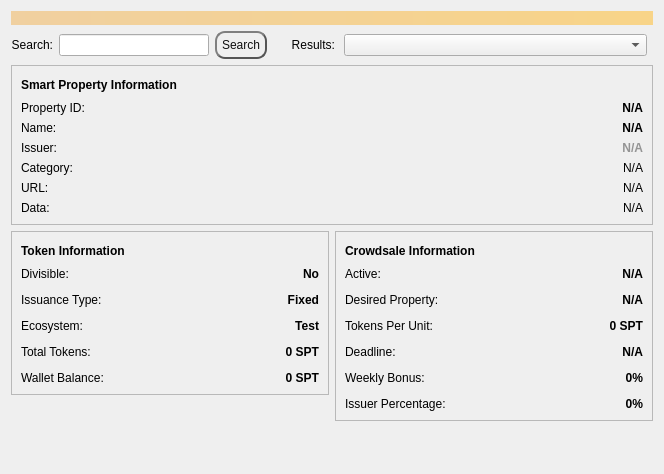
<?xml version="1.0" encoding="UTF-8"?>
<ui version="4.0">
 <class>LookupSPDialog</class>
 <widget class="QWidget" name="LookupSPDialog">
  <property name="geometry">
   <rect>
    <x>0</x>
    <y>0</y>
    <width>664</width>
    <height>474</height>
   </rect>
  </property>
  <property name="windowTitle">
   <string>Form</string>
  </property>
  <layout class="QVBoxLayout" name="topLayout">
   <item>
    <widget class="QLabel" name="labelAlerts">
     <property name="visible">
      <bool>false</bool>
     </property>
     <property name="styleSheet">
      <string notr="true">background-color: qlineargradient(x1: 0, y1: 0, x2: 1, y2: 0, stop:0 #F0D0A0, stop:1 #F8D488); color:#000000;</string>
     </property>
     <property name="wordWrap">
      <bool>true</bool>
     </property>
     <property name="margin">
      <number>3</number>
     </property>
    </widget>
   </item>
   <item>
    <layout class="QHBoxLayout" name="horizontalLayout_12">
     <property name="topMargin">
      <number>0</number>
     </property>
     <item>
      <widget class="QLabel" name="searchLabel">
       <property name="enabled">
        <bool>true</bool>
       </property>
       <property name="minimumSize">
        <size>
         <width>0</width>
         <height>0</height>
        </size>
       </property>
       <property name="text">
        <string>Search:</string>
       </property>
       <property name="alignment">
        <set>Qt::AlignRight|Qt::AlignTrailing|Qt::AlignVCenter</set>
       </property>
       <property name="margin">
        <number>8</number>
       </property>
      </widget>
     </item>
     <item>
      <widget class="QLineEdit" name="searchLineEdit">
       <property name="sizePolicy">
        <sizepolicy hsizetype="Fixed" vsizetype="Fixed">
         <horstretch>0</horstretch>
         <verstretch>0</verstretch>
        </sizepolicy>
       </property>
       <property name="minimumSize">
        <size>
         <width>150</width>
         <height>0</height>
        </size>
       </property>
      </widget>
     </item>
     <item>
      <widget class="QPushButton" name="searchButton">
       <property name="styleSheet">
        <string notr="true">QPushButton {
color: #0F0F0F;
border: 2px solid #555;
border-radius: 10px;
border-style: outset;
background: qradialgradient(
cx: 0.3, cy: -0.4, fx: 0.3, fy: -0.4,
radius: 1.35, stop: 0 #d1d5db, stop: 1 #d1d5db
);
padding: 5px;
}

QPushButton:hover {
background: qradialgradient(
cx: 0.3, cy: -0.4, fx: 0.3, fy: -0.4,
radius: 1.35, stop: 0 #d1d5db, stop: 1 #d1d5db
);
}</string>
       </property>
       <property name="text">
        <string>Search</string>
       </property>
      </widget>
     </item>
     <item>
      <widget class="QLabel" name="matchingLabel">
       <property name="minimumSize">
        <size>
         <width>0</width>
         <height>0</height>
        </size>
       </property>
       <property name="styleSheet">
        <string notr="true">padding-left:15px;</string>
       </property>
       <property name="text">
        <string>Results:</string>
       </property>
       <property name="alignment">
        <set>Qt::AlignRight|Qt::AlignTrailing|Qt::AlignVCenter</set>
       </property>
       <property name="margin">
        <number>0</number>
       </property>
      </widget>
     </item>
     <item>
      <widget class="QComboBox" name="matchingComboBox">
       <property name="sizePolicy">
        <sizepolicy hsizetype="Expanding" vsizetype="Fixed">
         <horstretch>0</horstretch>
         <verstretch>0</verstretch>
        </sizepolicy>
       </property>
      </widget>
     </item>
     <item>
      <spacer name="horizontalSpacer_3">
       <property name="orientation">
        <enum>Qt::Horizontal</enum>
       </property>
       <property name="sizeType">
        <enum>QSizePolicy::Fixed</enum>
       </property>
       <property name="sizeHint" stdset="0">
        <size>
         <width>6</width>
         <height>20</height>
        </size>
       </property>
      </spacer>
     </item>
    </layout>
   </item>
   <item>
    <layout class="QVBoxLayout" name="verticalLayout_5">
     <property name="topMargin">
      <number>0</number>
     </property>
     <item>
      <widget class="QFrame" name="topFrame">
       <property name="frameShape">
        <enum>QFrame::StyledPanel</enum>
       </property>
       <property name="frameShadow">
        <enum>QFrame::Raised</enum>
       </property>
       <layout class="QVBoxLayout" name="verticalLayout_7">
        <item>
         <layout class="QHBoxLayout" name="horizontalLayout_7">
          <item>
           <layout class="QHBoxLayout" name="horizontalLayout_9">
            <item>
             <widget class="QLabel" name="spInfo">
              <property name="font">
               <font>
                <bold>true</bold>
               </font>
              </property>
              <property name="text">
               <string>Smart Property Information</string>
              </property>
             </widget>
            </item>
           </layout>
          </item>
          <item>
           <spacer name="horizontalSpacer_6">
            <property name="orientation">
             <enum>Qt::Horizontal</enum>
            </property>
            <property name="sizeHint" stdset="0">
             <size>
              <width>40</width>
              <height>20</height>
             </size>
            </property>
           </spacer>
          </item>
         </layout>
        </item>
        <item>
         <layout class="QFormLayout" name="spInfoLayout">
          <property name="fieldGrowthPolicy">
           <enum>QFormLayout::AllNonFixedFieldsGrow</enum>
          </property>
          <property name="topMargin">
           <number>0</number>
          </property>
          <item row="0" column="0">
           <widget class="QLabel" name="propertyid">
            <property name="text">
             <string>Property ID:</string>
            </property>
           </widget>
          </item>
          <item row="0" column="1">
           <widget class="QLabel" name="propertyIDLabel">
            <property name="font">
             <font>
              <bold>true</bold>
             </font>
            </property>
            <property name="styleSheet">
             <string notr="true"/>
            </property>
            <property name="text">
             <string>N/A</string>
            </property>
            <property name="alignment">
             <set>Qt::AlignRight|Qt::AlignTrailing|Qt::AlignVCenter</set>
            </property>
           </widget>
          </item>
          <item row="1" column="0">
           <widget class="QLabel" name="name">
            <property name="text">
             <string>Name:</string>
            </property>
           </widget>
          </item>
          <item row="1" column="1">
           <widget class="QLabel" name="nameLabel">
            <property name="font">
             <font>
              <bold>true</bold>
             </font>
            </property>
            <property name="styleSheet">
             <string notr="true"/>
            </property>
            <property name="text">
             <string>N/A</string>
            </property>
            <property name="alignment">
             <set>Qt::AlignRight|Qt::AlignTrailing|Qt::AlignVCenter</set>
            </property>
           </widget>
          </item>
          <item row="2" column="0">
           <widget class="QLabel" name="issuer">
            <property name="text">
             <string>Issuer:</string>
            </property>
           </widget>
          </item>
          <item row="2" column="1">
           <widget class="QLabel" name="issuerLabel">
            <property name="sizePolicy">
             <sizepolicy hsizetype="Preferred" vsizetype="Preferred">
              <horstretch>0</horstretch>
              <verstretch>0</verstretch>
             </sizepolicy>
            </property>
            <property name="font">
             <font>
              <bold>true</bold>
             </font>
            </property>
            <property name="styleSheet">
             <string notr="true">color:rgb(148, 148, 148)</string>
            </property>
            <property name="text">
             <string>N/A</string>
            </property>
            <property name="alignment">
             <set>Qt::AlignRight|Qt::AlignTrailing|Qt::AlignVCenter</set>
            </property>
            <property name="margin">
             <number>0</number>
            </property>
            <property name="indent">
             <number>-1</number>
            </property>
           </widget>
          </item>
          <item row="3" column="0">
           <widget class="QLabel" name="category">
            <property name="text">
             <string>Category:</string>
            </property>
           </widget>
          </item>
          <item row="3" column="1">
           <widget class="QLabel" name="categoryLabel">
            <property name="font">
             <font>
              <bold>false</bold>
             </font>
            </property>
            <property name="styleSheet">
             <string notr="true"/>
            </property>
            <property name="text">
             <string>N/A</string>
            </property>
            <property name="alignment">
             <set>Qt::AlignRight|Qt::AlignTrailing|Qt::AlignVCenter</set>
            </property>
           </widget>
          </item>
          <item row="4" column="0">
           <widget class="QLabel" name="url">
            <property name="text">
             <string>URL:</string>
            </property>
           </widget>
          </item>
          <item row="4" column="1">
           <widget class="QLabel" name="urlLabel">
            <property name="font">
             <font>
              <bold>false</bold>
             </font>
            </property>
            <property name="styleSheet">
             <string notr="true"/>
            </property>
            <property name="text">
             <string>N/A</string>
            </property>
            <property name="alignment">
             <set>Qt::AlignRight|Qt::AlignTrailing|Qt::AlignVCenter</set>
            </property>
           </widget>
          </item>
          <item row="5" column="0">
           <widget class="QLabel" name="data">
            <property name="text">
             <string>Data:</string>
            </property>
           </widget>
          </item>
          <item row="5" column="1">
           <widget class="QLabel" name="dataLabel">
            <property name="font">
             <font>
              <bold>false</bold>
             </font>
            </property>
            <property name="styleSheet">
             <string notr="true"/>
            </property>
            <property name="text">
             <string>N/A</string>
            </property>
            <property name="alignment">
             <set>Qt::AlignRight|Qt::AlignTrailing|Qt::AlignVCenter</set>
            </property>
           </widget>
          </item>
         </layout>
        </item>
       </layout>
      </widget>
     </item>
    </layout>
   </item>
   <item>
    <layout class="QHBoxLayout" name="horizontalLayout" stretch="1,1">
     <item>
      <layout class="QVBoxLayout" name="verticalLayout_2">
       <item>
        <widget class="QFrame" name="leftFrame">
         <property name="frameShape">
          <enum>QFrame::StyledPanel</enum>
         </property>
         <property name="frameShadow">
          <enum>QFrame::Raised</enum>
         </property>
         <layout class="QVBoxLayout" name="verticalLayout_4">
          <item>
           <layout class="QVBoxLayout" name="verticalLayout_6">
            <property name="topMargin">
             <number>0</number>
            </property>
            <item>
             <layout class="QHBoxLayout" name="tokenHLayout">
              <item>
               <widget class="QLabel" name="tokenInfo">
                <property name="text">
                 <string>&lt;b&gt;Token Information&lt;/b&gt;</string>
                </property>
               </widget>
              </item>
              <item>
               <spacer name="horizontalSpacer">
                <property name="orientation">
                 <enum>Qt::Horizontal</enum>
                </property>
                <property name="sizeHint" stdset="0">
                 <size>
                  <width>40</width>
                  <height>20</height>
                 </size>
                </property>
               </spacer>
              </item>
             </layout>
            </item>
            <item>
             <layout class="QFormLayout" name="tokenForm">
              <property name="fieldGrowthPolicy">
               <enum>QFormLayout::AllNonFixedFieldsGrow</enum>
              </property>
              <property name="verticalSpacing">
               <number>12</number>
              </property>
              <item row="1" column="1">
               <widget class="QLabel" name="issuanceTypeLabel">
                <property name="font">
                 <font>
                  <bold>true</bold>
                 </font>
                </property>
                <property name="text">
                 <string>Fixed</string>
                </property>
                <property name="alignment">
                 <set>Qt::AlignRight|Qt::AlignTrailing|Qt::AlignVCenter</set>
                </property>
               </widget>
              </item>
              <item row="2" column="1">
               <widget class="QLabel" name="ecosystemLabel">
                <property name="font">
                 <font>
                  <bold>true</bold>
                 </font>
                </property>
                <property name="text">
                 <string>Test</string>
                </property>
                <property name="alignment">
                 <set>Qt::AlignRight|Qt::AlignTrailing|Qt::AlignVCenter</set>
                </property>
               </widget>
              </item>
              <item row="3" column="1">
               <widget class="QLabel" name="totalTokensLabel">
                <property name="font">
                 <font>
                  <bold>true</bold>
                 </font>
                </property>
                <property name="layoutDirection">
                 <enum>Qt::LeftToRight</enum>
                </property>
                <property name="text">
                 <string>0 SPT</string>
                </property>
                <property name="alignment">
                 <set>Qt::AlignRight|Qt::AlignTrailing|Qt::AlignVCenter</set>
                </property>
               </widget>
              </item>
              <item row="0" column="1">
               <widget class="QLabel" name="divisibleLabel">
                <property name="font">
                 <font>
                  <bold>true</bold>
                 </font>
                </property>
                <property name="text">
                 <string>No</string>
                </property>
                <property name="alignment">
                 <set>Qt::AlignRight|Qt::AlignTrailing|Qt::AlignVCenter</set>
                </property>
               </widget>
              </item>
              <item row="0" column="0">
               <widget class="QLabel" name="divisible">
                <property name="text">
                 <string>Divisible:</string>
                </property>
               </widget>
              </item>
              <item row="1" column="0">
               <widget class="QLabel" name="issuancetype">
                <property name="text">
                 <string>Issuance Type:</string>
                </property>
               </widget>
              </item>
              <item row="2" column="0">
               <widget class="QLabel" name="ecosystem">
                <property name="text">
                 <string>Ecosystem:</string>
                </property>
               </widget>
              </item>
              <item row="3" column="0">
               <widget class="QLabel" name="totaltokens">
                <property name="text">
                 <string>Total Tokens:</string>
                </property>
               </widget>
              </item>
              <item row="4" column="0">
               <widget class="QLabel" name="walletbalance">
                <property name="text">
                 <string>Wallet Balance:</string>
                </property>
               </widget>
              </item>
              <item row="4" column="1">
               <widget class="QLabel" name="walletBalanceLabel">
                <property name="font">
                 <font>
                  <bold>true</bold>
                 </font>
                </property>
                <property name="text">
                 <string>0 SPT</string>
                </property>
                <property name="alignment">
                 <set>Qt::AlignRight|Qt::AlignTrailing|Qt::AlignVCenter</set>
                </property>
               </widget>
              </item>
             </layout>
            </item>
           </layout>
          </item>
         </layout>
        </widget>
       </item>
       <item>
        <spacer name="verticalSpacer">
         <property name="orientation">
          <enum>Qt::Vertical</enum>
         </property>
         <property name="sizeType">
          <enum>QSizePolicy::Expanding</enum>
         </property>
         <property name="sizeHint" stdset="0">
          <size>
           <width>20</width>
           <height>20</height>
          </size>
         </property>
        </spacer>
       </item>
      </layout>
     </item>
     <item>
      <layout class="QVBoxLayout" name="verticalLayout_3">
       <item>
        <widget class="QFrame" name="rightFrame">
         <property name="frameShape">
          <enum>QFrame::StyledPanel</enum>
         </property>
         <property name="frameShadow">
          <enum>QFrame::Raised</enum>
         </property>
         <layout class="QVBoxLayout" name="verticalLayout">
          <item>
           <layout class="QHBoxLayout" name="horizontalLayout_5">
            <property name="topMargin">
             <number>0</number>
            </property>
            <item>
             <widget class="QLabel" name="crowdInfo">
              <property name="font">
               <font>
                <bold>true</bold>
               </font>
              </property>
              <property name="text">
               <string>Crowdsale Information</string>
              </property>
             </widget>
            </item>
            <item>
             <spacer name="horizontalSpacer_2">
              <property name="orientation">
               <enum>Qt::Horizontal</enum>
              </property>
              <property name="sizeHint" stdset="0">
               <size>
                <width>40</width>
                <height>20</height>
               </size>
              </property>
             </spacer>
            </item>
           </layout>
          </item>
          <item>
           <layout class="QFormLayout" name="crowdForm">
            <property name="fieldGrowthPolicy">
             <enum>QFormLayout::AllNonFixedFieldsGrow</enum>
            </property>
            <property name="verticalSpacing">
             <number>12</number>
            </property>
            <property name="topMargin">
             <number>0</number>
            </property>
            <item row="1" column="0">
             <widget class="QLabel" name="desired">
              <property name="text">
               <string>Desired Property:</string>
              </property>
             </widget>
            </item>
            <item row="1" column="1">
             <widget class="QLabel" name="desiredLabel">
              <property name="font">
               <font>
                <bold>true</bold>
               </font>
              </property>
              <property name="text">
               <string>N/A</string>
              </property>
              <property name="alignment">
               <set>Qt::AlignRight|Qt::AlignTrailing|Qt::AlignVCenter</set>
              </property>
             </widget>
            </item>
            <item row="2" column="0">
             <widget class="QLabel" name="tokensperunit">
              <property name="text">
               <string>Tokens Per Unit:</string>
              </property>
             </widget>
            </item>
            <item row="2" column="1">
             <widget class="QLabel" name="tokensPerUnitLabel">
              <property name="font">
               <font>
                <bold>true</bold>
               </font>
              </property>
              <property name="text">
               <string>0 SPT</string>
              </property>
              <property name="alignment">
               <set>Qt::AlignRight|Qt::AlignTrailing|Qt::AlignVCenter</set>
              </property>
             </widget>
            </item>
            <item row="3" column="0">
             <widget class="QLabel" name="deadline">
              <property name="text">
               <string>Deadline:</string>
              </property>
             </widget>
            </item>
            <item row="3" column="1">
             <widget class="QLabel" name="deadlineLabel">
              <property name="font">
               <font>
                <bold>true</bold>
               </font>
              </property>
              <property name="text">
               <string>N/A</string>
              </property>
              <property name="alignment">
               <set>Qt::AlignRight|Qt::AlignTrailing|Qt::AlignVCenter</set>
              </property>
             </widget>
            </item>
            <item row="4" column="0">
             <widget class="QLabel" name="bonus">
              <property name="text">
               <string>Weekly Bonus:</string>
              </property>
             </widget>
            </item>
            <item row="4" column="1">
             <widget class="QLabel" name="bonusLabel">
              <property name="font">
               <font>
                <bold>true</bold>
               </font>
              </property>
              <property name="text">
               <string>0%</string>
              </property>
              <property name="alignment">
               <set>Qt::AlignRight|Qt::AlignTrailing|Qt::AlignVCenter</set>
              </property>
             </widget>
            </item>
            <item row="5" column="0">
             <widget class="QLabel" name="issuerperc">
              <property name="text">
               <string>Issuer Percentage:</string>
              </property>
             </widget>
            </item>
            <item row="5" column="1">
             <widget class="QLabel" name="issuerPercLabel">
              <property name="font">
               <font>
                <bold>true</bold>
               </font>
              </property>
              <property name="text">
               <string>0%</string>
              </property>
              <property name="alignment">
               <set>Qt::AlignRight|Qt::AlignTrailing|Qt::AlignVCenter</set>
              </property>
             </widget>
            </item>
            <item row="0" column="0">
             <widget class="QLabel" name="active">
              <property name="text">
               <string>Active:</string>
              </property>
             </widget>
            </item>
            <item row="0" column="1">
             <widget class="QLabel" name="activeLabel">
              <property name="font">
               <font>
                <bold>true</bold>
               </font>
              </property>
              <property name="text">
               <string>N/A</string>
              </property>
              <property name="alignment">
               <set>Qt::AlignRight|Qt::AlignTrailing|Qt::AlignVCenter</set>
              </property>
             </widget>
            </item>
           </layout>
          </item>
         </layout>
        </widget>
       </item>
       <item>
        <spacer name="verticalSpacer_2">
         <property name="orientation">
          <enum>Qt::Vertical</enum>
         </property>
         <property name="sizeHint" stdset="0">
          <size>
           <width>20</width>
           <height>40</height>
          </size>
         </property>
        </spacer>
       </item>
      </layout>
     </item>
    </layout>
   </item>
  </layout>
 </widget>
 <resources/>
 <connections/>
</ui>
